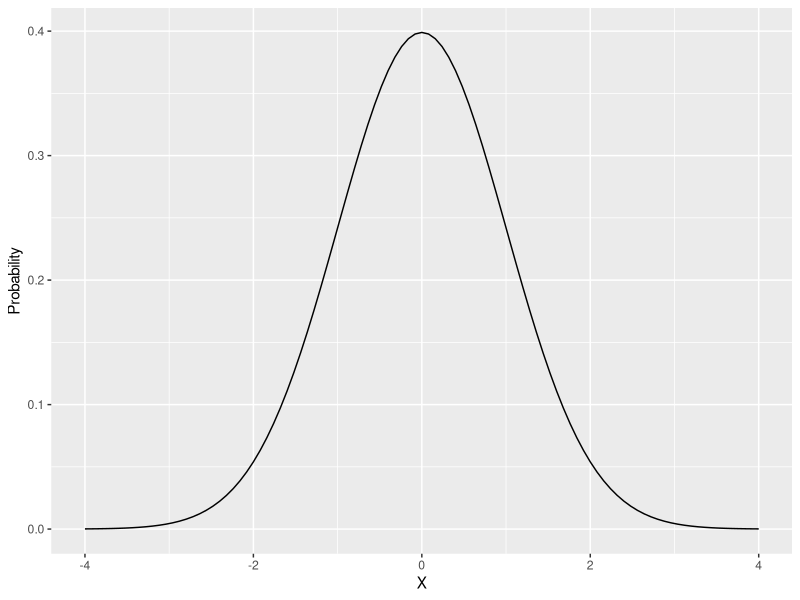

Source code (R):
## ---- chunk 1
#| label: normal
library(ggplot2)
ggplot() +
  geom_function(fun = dnorm, xlim = c(-4, 4)) +
  labs(x = "X", y = "Probability")
